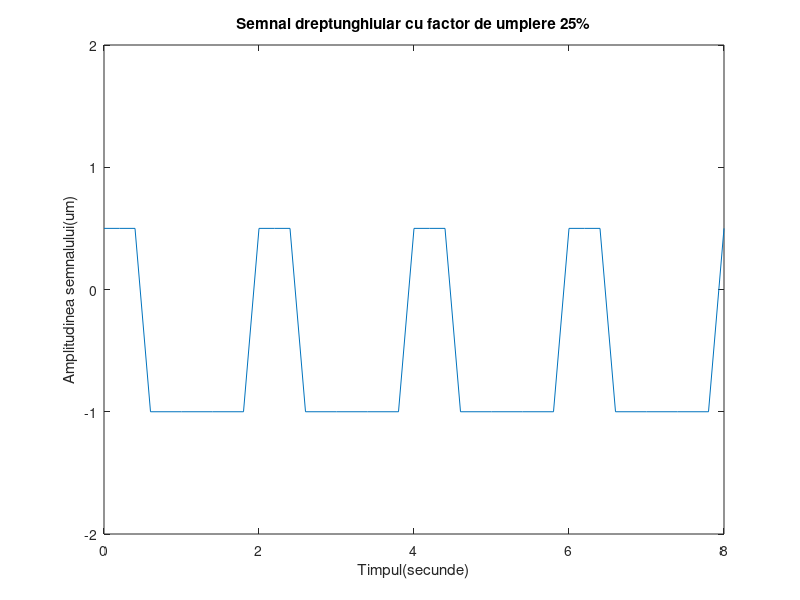

Reproduce this figure in MATLAB.
t=0:0.2:8;
%4 perioade/200ms
%un semnal dreptunghiular
x=0.75*square(pi*t,25)-0.25;
%folosim functia plot pentru a crea un grafic in 2D pentru T si X
plot(t,x)
%Delimitam graficul pe axa Ox de la 0 la 8 si pe Oy de la -2 la 2
axis([0 8 -2 2])
%Am denumit axa Ox
xlabel('Timpul(secunde)')
%Am denumit axa Oy
ylabel('Amplitudinea semnalului(um)')
title('Semnal dreptunghiular cu factor de umplere 25%')
